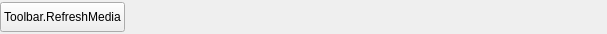
<?xml version="1.0" encoding="UTF-8"?>
<ui version="4.0">
 <class>AFQTvLiveSourceToolbar</class>
 <widget class="QWidget" name="AFQTvLiveSourceToolbar">
  <property name="geometry">
   <rect>
    <x>0</x>
    <y>0</y>
    <width>607</width>
    <height>34</height>
   </rect>
  </property>
  <property name="minimumSize">
   <size>
    <width>0</width>
    <height>34</height>
   </size>
  </property>
  <property name="maximumSize">
   <size>
    <width>16777215</width>
    <height>34</height>
   </size>
  </property>
  <property name="windowTitle">
   <string>Form</string>
  </property>
  <layout class="QHBoxLayout" name="horizontalLayout_2">
   <property name="spacing">
    <number>8</number>
   </property>
   <property name="leftMargin">
    <number>0</number>
   </property>
   <property name="topMargin">
    <number>0</number>
   </property>
   <property name="rightMargin">
    <number>0</number>
   </property>
   <property name="bottomMargin">
    <number>0</number>
   </property>
   <item>
    <widget class="QPushButton" name="pushButton_Refresh">
     <property name="minimumSize">
      <size>
       <width>0</width>
       <height>30</height>
      </size>
     </property>
     <property name="maximumSize">
      <size>
       <width>16777215</width>
       <height>30</height>
      </size>
     </property>
     <property name="text">
      <string>Toolbar.RefreshMedia</string>
     </property>
    </widget>
   </item>
   <item>
    <spacer name="horizontalSpacer">
     <property name="orientation">
      <enum>Qt::Horizontal</enum>
     </property>
     <property name="sizeHint" stdset="0">
      <size>
       <width>40</width>
       <height>20</height>
      </size>
     </property>
    </spacer>
   </item>
  </layout>
 </widget>
 <resources/>
 <connections/>
</ui>
